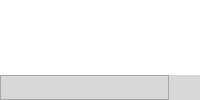
        <widget class="QFrame" name="frame_center">
         <property name="sizePolicy">
          <sizepolicy hsizetype="Expanding" vsizetype="Expanding">
           <horstretch>0</horstretch>
           <verstretch>0</verstretch>
          </sizepolicy>
         </property>
         <property name="palette">
          <palette>
           <active>
            <colorrole role="WindowText">
             <brush brushstyle="SolidPattern">
              <color alpha="255">
               <red>0</red>
               <green>0</green>
               <blue>0</blue>
              </color>
             </brush>
            </colorrole>
            <colorrole role="Button">
             <brush brushstyle="SolidPattern">
              <color alpha="0">
               <red>0</red>
               <green>0</green>
               <blue>0</blue>
              </color>
             </brush>
            </colorrole>
            <colorrole role="Text">
             <brush brushstyle="SolidPattern">
              <color alpha="255">
               <red>0</red>
               <green>0</green>
               <blue>0</blue>
              </color>
             </brush>
            </colorrole>
            <colorrole role="ButtonText">
             <brush brushstyle="SolidPattern">
              <color alpha="255">
               <red>0</red>
               <green>0</green>
               <blue>0</blue>
              </color>
             </brush>
            </colorrole>
            <colorrole role="Base">
             <brush brushstyle="SolidPattern">
              <color alpha="0">
               <red>0</red>
               <green>0</green>
               <blue>0</blue>
              </color>
             </brush>
            </colorrole>
            <colorrole role="Window">
             <brush brushstyle="SolidPattern">
              <color alpha="0">
               <red>0</red>
               <green>0</green>
               <blue>0</blue>
              </color>
             </brush>
            </colorrole>
           </active>
           <inactive>
            <colorrole role="WindowText">
             <brush brushstyle="SolidPattern">
              <color alpha="255">
               <red>0</red>
               <green>0</green>
               <blue>0</blue>
              </color>
             </brush>
            </colorrole>
            <colorrole role="Button">
             <brush brushstyle="SolidPattern">
              <color alpha="0">
               <red>0</red>
               <green>0</green>
               <blue>0</blue>
              </color>
             </brush>
            </colorrole>
            <colorrole role="Text">
             <brush brushstyle="SolidPattern">
              <color alpha="255">
               <red>0</red>
               <green>0</green>
               <blue>0</blue>
              </color>
             </brush>
            </colorrole>
            <colorrole role="ButtonText">
             <brush brushstyle="SolidPattern">
              <color alpha="255">
               <red>0</red>
               <green>0</green>
               <blue>0</blue>
              </color>
             </brush>
            </colorrole>
            <colorrole role="Base">
             <brush brushstyle="SolidPattern">
              <color alpha="0">
               <red>0</red>
               <green>0</green>
               <blue>0</blue>
              </color>
             </brush>
            </colorrole>
            <colorrole role="Window">
             <brush brushstyle="SolidPattern">
              <color alpha="0">
               <red>0</red>
               <green>0</green>
               <blue>0</blue>
              </color>
             </brush>
            </colorrole>
           </inactive>
           <disabled>
            <colorrole role="WindowText">
             <brush brushstyle="SolidPattern">
              <color alpha="255">
               <red>0</red>
               <green>0</green>
               <blue>0</blue>
              </color>
             </brush>
            </colorrole>
            <colorrole role="Button">
             <brush brushstyle="SolidPattern">
              <color alpha="0">
               <red>0</red>
               <green>0</green>
               <blue>0</blue>
              </color>
             </brush>
            </colorrole>
            <colorrole role="Text">
             <brush brushstyle="SolidPattern">
              <color alpha="255">
               <red>0</red>
               <green>0</green>
               <blue>0</blue>
              </color>
             </brush>
            </colorrole>
            <colorrole role="ButtonText">
             <brush brushstyle="SolidPattern">
              <color alpha="255">
               <red>0</red>
               <green>0</green>
               <blue>0</blue>
              </color>
             </brush>
            </colorrole>
            <colorrole role="Base">
             <brush brushstyle="SolidPattern">
              <color alpha="0">
               <red>0</red>
               <green>0</green>
               <blue>0</blue>
              </color>
             </brush>
            </colorrole>
            <colorrole role="Window">
             <brush brushstyle="SolidPattern">
              <color alpha="0">
               <red>0</red>
               <green>0</green>
               <blue>0</blue>
              </color>
             </brush>
            </colorrole>
           </disabled>
          </palette>
         </property>
         <property name="styleSheet">
          <string notr="true">background: transparent;</string>
         </property>
         <property name="frameShape">
          <enum>QFrame::NoFrame</enum>
         </property>
         <property name="frameShadow">
          <enum>QFrame::Raised</enum>
         </property>
         <layout class="QHBoxLayout" name="horizontalLayout_2">
          <property name="spacing">
           <number>0</number>
          </property>
          <property name="leftMargin">
           <number>0</number>
          </property>
          <property name="topMargin">
           <number>0</number>
          </property>
          <property name="rightMargin">
           <number>0</number>
          </property>
          <property name="bottomMargin">
           <number>0</number>
          </property>
          <item>
           <widget class="QFrame" name="frame_side">
            <property name="frameShape">
             <enum>QFrame::NoFrame</enum>
            </property>
            <property name="frameShadow">
             <enum>QFrame::Raised</enum>
            </property>
            <layout class="QHBoxLayout" name="layout_side">
             <property name="spacing">
              <number>0</number>
             </property>
             <property name="leftMargin">
              <number>0</number>
             </property>
             <property name="topMargin">
              <number>0</number>
             </property>
             <property name="rightMargin">
              <number>0</number>
             </property>
             <property name="bottomMargin">
              <number>0</number>
             </property>
            </layout>
           </widget>
          </item>
          <item>
           <widget class="QFrame" name="frame_content">
            <property name="styleSheet">
             <string notr="true">background: transparent;</string>
            </property>
            <property name="frameShape">
             <enum>QFrame::NoFrame</enum>
            </property>
            <property name="frameShadow">
             <enum>QFrame::Raised</enum>
            </property>
            <layout class="QVBoxLayout" name="verticalLayout_4">
             <property name="spacing">
              <number>0</number>
             </property>
             <property name="leftMargin">
              <number>0</number>
             </property>
             <property name="topMargin">
              <number>0</number>
             </property>
             <property name="rightMargin">
              <number>0</number>
             </property>
             <property name="bottomMargin">
              <number>0</number>
             </property>
             <item>
              <widget class="QFrame" name="frame_main_content">
               <property name="autoFillBackground">
                <bool>false</bool>
               </property>
               <property name="styleSheet">
                <string notr="true">background: transparent;</string>
               </property>
               <property name="frameShape">
                <enum>QFrame::NoFrame</enum>
               </property>
               <property name="frameShadow">
                <enum>QFrame::Raised</enum>
               </property>
               <layout class="QHBoxLayout" name="horizontalLayout_6">
                <property name="spacing">
                 <number>0</number>
                </property>
                <property name="leftMargin">
                 <number>0</number>
                </property>
                <property name="topMargin">
                 <number>0</number>
                </property>
                <property name="rightMargin">
                 <number>0</number>
                </property>
                <property name="bottomMargin">
                 <number>0</number>
                </property>
                <item>
                 <widget class="QStackedWidget" name="stackedWidget">
                  <property name="currentIndex">
                   <number>0</number>
                  </property>
                  <widget class="QWidget" name="page_color">
                   <layout class="QVBoxLayout" name="verticalLayout_5">
                    <item>
                     <widget class="QFrame" name="frame_3">
                      <property name="styleSheet">
                       <string notr="true">QMainWindow {background: transparent; }
QToolTip {
	color: #ffffff;
	background-color: rgba(255, 255, 255, 160);
	border: 1px solid rgb(40, 40, 40);
	border-radius: 2px;
}</string>
                      </property>
                      <property name="frameShape">
                       <enum>QFrame::StyledPanel</enum>
                      </property>
                      <property name="frameShadow">
                       <enum>QFrame::Raised</enum>
                      </property>
                     </widget>
                    </item>
                   </layout>
                  </widget>
                  <widget class="QWidget" name="page_3"/>
                 </widget>
                </item>
               </layout>
              </widget>
             </item>
             <item>
              <widget class="QFrame" name="frame_footer">
               <property name="minimumSize">
                <size>
                 <width>0</width>
                 <height>25</height>
                </size>
               </property>
               <property name="styleSheet">
                <string notr="true">background-color: rgb(216, 216, 216);</string>
               </property>
               <property name="frameShape">
                <enum>QFrame::NoFrame</enum>
               </property>
               <property name="frameShadow">
                <enum>QFrame::Raised</enum>
               </property>
               <layout class="QHBoxLayout" name="horizontalLayout_23">
                <property name="leftMargin">
                 <number>0</number>
                </property>
                <property name="topMargin">
                 <number>0</number>
                </property>
                <property name="rightMargin">
                 <number>0</number>
                </property>
                <property name="bottomMargin">
                 <number>0</number>
                </property>
                <item>
                 <widget class="QFrame" name="frame">
                  <property name="frameShape">
                   <enum>QFrame::StyledPanel</enum>
                  </property>
                  <property name="frameShadow">
                   <enum>QFrame::Raised</enum>
                  </property>
                 </widget>
                </item>
                <item>
                 <widget class="QFrame" name="frame_size_grip">
                  <property name="minimumSize">
                   <size>
                    <width>25</width>
                    <height>0</height>
                   </size>
                  </property>
                  <property name="maximumSize">
                   <size>
                    <width>25</width>
                    <height>16777215</height>
                   </size>
                  </property>
                  <property name="layoutDirection">
                   <enum>Qt::LeftToRight</enum>
                  </property>
                  <property name="styleSheet">
                   <string notr="true">background-image: url(:/16x16/icons/16x16/cil-size-grip.png);
background-position: center;
background-repeat: no-reperat;</string>
                  </property>
                  <property name="frameShape">
                   <enum>QFrame::NoFrame</enum>
                  </property>
                  <property name="frameShadow">
                   <enum>QFrame::Raised</enum>
                  </property>
                 </widget>
                </item>
               </layout>
              </widget>
             </item>
            </layout>
           </widget>
          </item>
         </layout>
        </widget>
